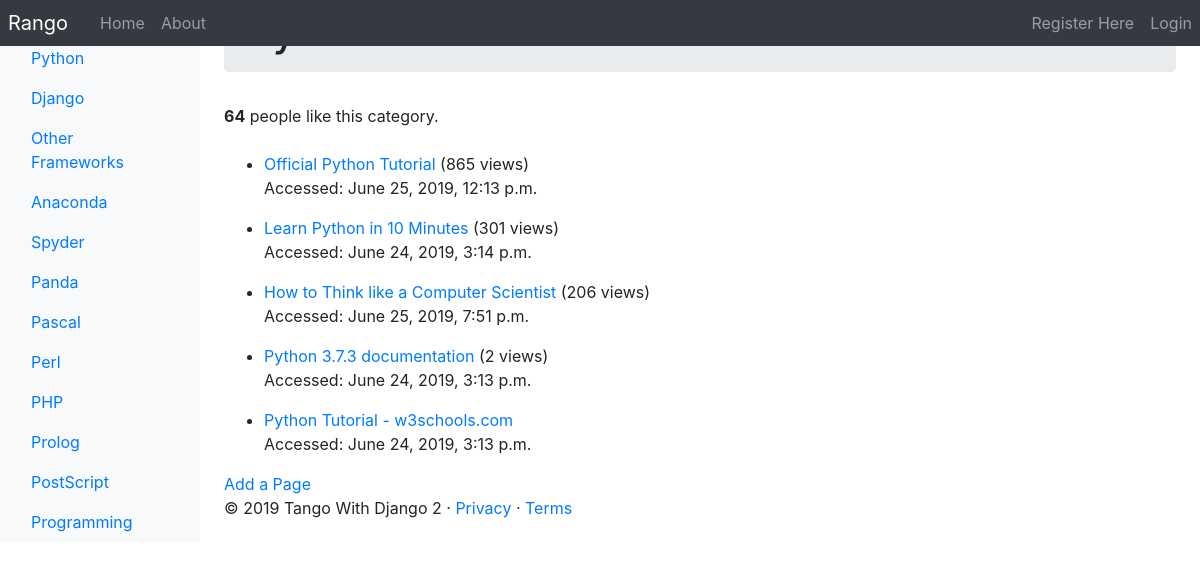
/rango/category/python/, run on an earlier commit of the app's database.
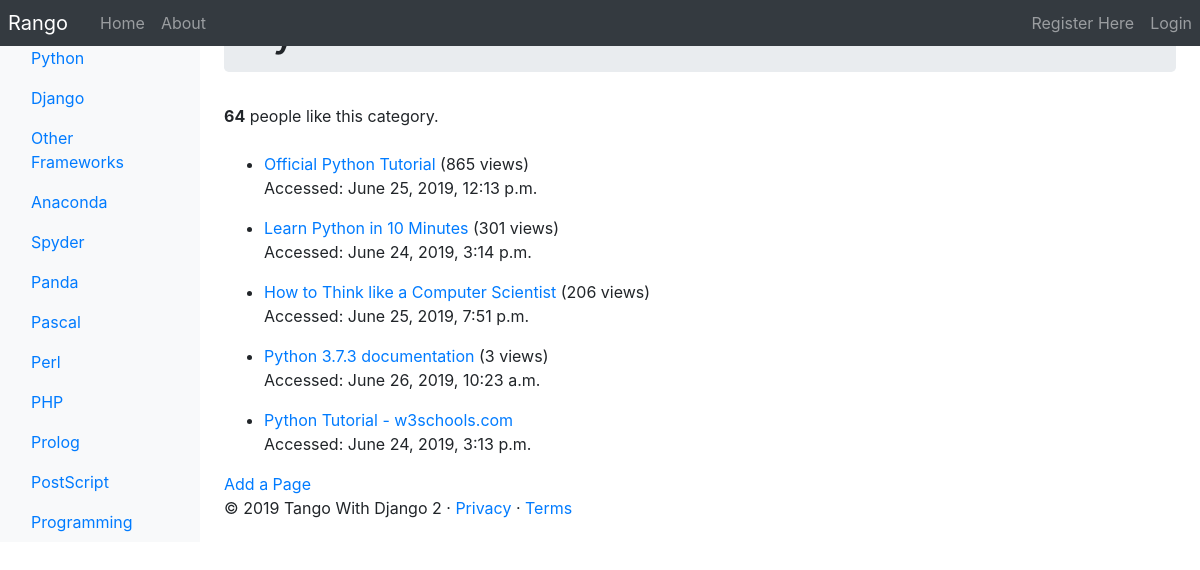
And on a later commit of the database.
### rango/models.py (models this page shows, shortened)
class Page(models.Model):
    category = models.ForeignKey(Category, on_delete=models.CASCADE)
    title = models.CharField(max_length=128)
    url = models.URLField()
    views = models.IntegerField(default=0)
    first_visit = models.DateTimeField()
    last_visit = models.DateTimeField()

### rango/views.py (the view)
# urls.py: path('category/<slug:category_name_slug>/', views.show_category, name='show_category'),
def show_category(request, category_name_slug):
    context_dict = {}
    try:
        category = Category.objects.get(slug = category_name_slug)
        pages = Page.objects.filter(category = category).order_by('-views')
        context_dict['pages'] = pages
        context_dict['category'] = category
    except Category.DoesNotExist:
        context_dict['category'] = None
        context_dict['pages'] = None
    context_dict['query'] = category.name
    result_list = []
    if request.method == 'POST':
        query = request.POST.get('query', None)
        if query:
            result_list = run_query(query)
            context_dict['query'] = query
            context_dict['result_list'] = result_list
    return render(request, 'rango/category.html', context_dict)

### rango/templatetags/rango_template_tags.py (called while the page is built)
@register.inclusion_tag('rango/cats.html')
def get_category_list(cat = None):
    return {'cats': Category.objects.all(),
            'act_cat': cat}

### templates/rango/category.html (shortened to what this page needs)
{% extends 'rango/base.html' %}
{% load staticfiles %}
{% block body_block %}
    {% if category %}
        <div class="jumbotron p-2">
          <div class="container">
            <h1 class="jumbotron-heading">{{ category.name }}</h1>
          </div>
        </div>
        <div>
          <strong id="like_count">{{ category.likes }}</strong> people like this category.
        </div>
        <br />
        {% if pages %}
            <ul>
            {% for page in pages %}
                <li><a href="{% url 'rango:goto' %}?page_id={{page.id}}">{{ page.title }}</a>
                    {% if page.views > 1 %}
                        ({{ page.views }} views)
                    {% elif page.views == 1 %}
                        ({{ page.views }} view)
                    {% endif %}
                    <br/>
                    <p>Accessed: {{ page.last_visit }}
                    </p>
                </li>
            {% endfor %}
            </ul>
        {% else %}
            <strong>No pages currently in category.</strong>
        {% endif %}
        <a href="{% url 'rango:add_page' category.slug %}">Add a Page</a>
        <br />
    {% else %}
        The specified category does not exist!
    {% endif %}
{% endblock %}

What changed in the data, as far as the page shows it:
changed Page "Python 3.7.3 documentation": views "2" → "3"; last_visit "June 24, 2019, 3:13 p.m." → "June 26, 2019, 10:23 a.m."
